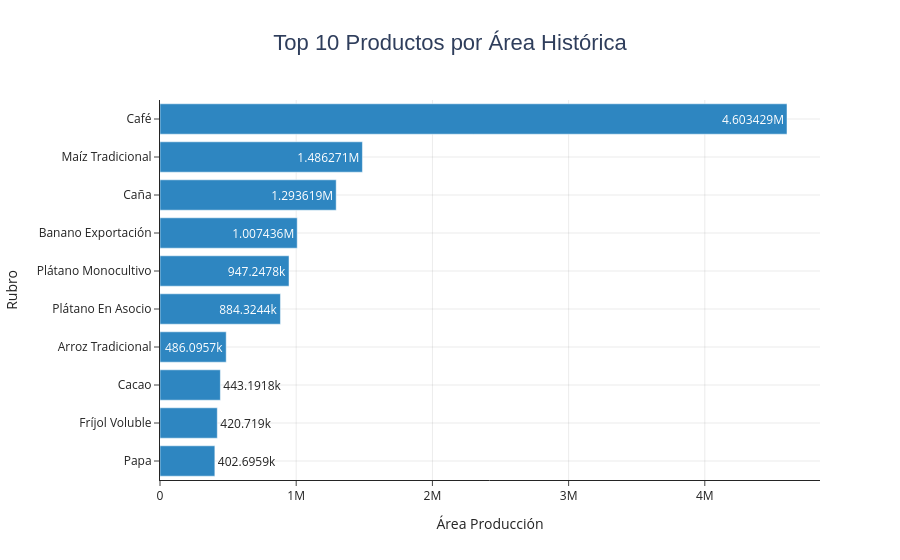

Notebook cell for this chart:
### Code cell
fig2 = func.grafica_top(df_volumen_area, columna_valor="Área Producción", titulo="Top 10 Productos por Área Histórica")
fig2.show()

### Figure 1 — Plotly figure (JSON) as saved in the notebook; plotly's stock layout.template omitted (floating-point values rounded to 4 significant figures)
{"data": [{"hovertemplate": "Área Producción=%{x}<br>Rubro=%{y}<extra></extra>", "legendgroup": "", "marker": {"color": "#2E86C1", "pattern": {"shape": ""}}, "name": "", "orientation": "h", "showlegend": false, "textposition": "auto", "texttemplate": "%{x}", "type": "bar", "x": [4603000.0, 1486000.0, 1294000.0, 1007000.0, 947200.0, 884300.0, 486100.0, 443200.0, 420700.0, 402700.0], "xaxis": "x", "y": ["Café", "Maíz Tradicional", "Caña", "Banano Exportación", "Plátano Monocultivo", "Plátano En Asocio", "Arroz Tradicional", "Cacao", "Fríjol Voluble", "Papa"], "yaxis": "y"}], "layout": {"barmode": "relative", "legend": {"tracegroupgap": 0}, "paper_bgcolor": "white", "plot_bgcolor": "white", "title": {"font": {"color": "#2f3e5c", "family": "Arial", "size": 22}, "text": "Top 10 Productos por Área Histórica", "x": 0.5, "xanchor": "center"}, "xaxis": {"anchor": "y", "domain": [0, 1], "gridcolor": "rgba(0,0,0,0.08)", "gridwidth": 1, "showgrid": true, "title": {"text": "Área Producción"}}, "yaxis": {"anchor": "x", "categoryorder": "total ascending", "domain": [0, 1], "gridcolor": "rgba(0,0,0,0.08)", "gridwidth": 1, "showgrid": true, "title": {"text": "Rubro"}}}}
